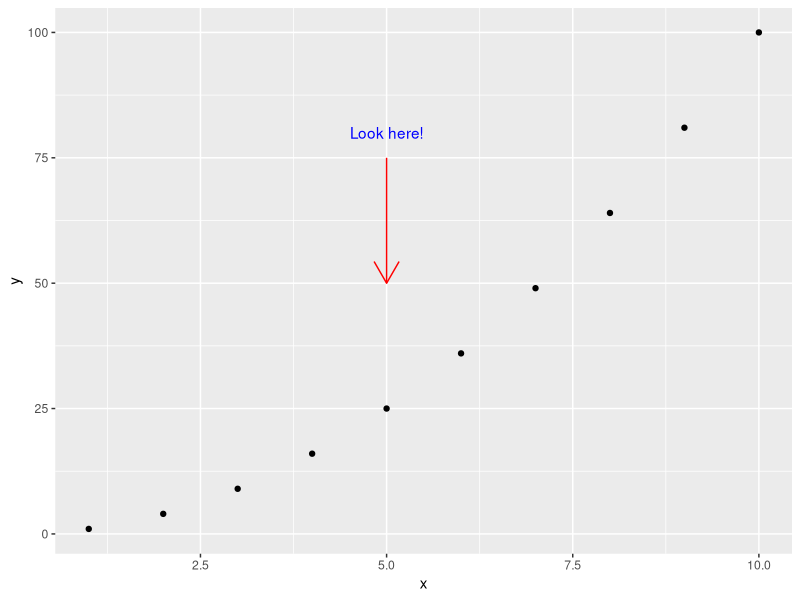

The R script that drew this image:
#15. Write R code to add annotations (text and arrows) to a ggplot plot.
library(ggplot2)

df <- data.frame(x = 1:10, y = (1:10)^2)

ggplot(df, aes(x, y)) +
  geom_point() +
  annotate("text", x = 5, y = 80, label = "Look here!", color = "blue") +
  annotate("segment", x = 5, xend = 5, y = 75, yend = 50,
           arrow = arrow(), color = "red")

